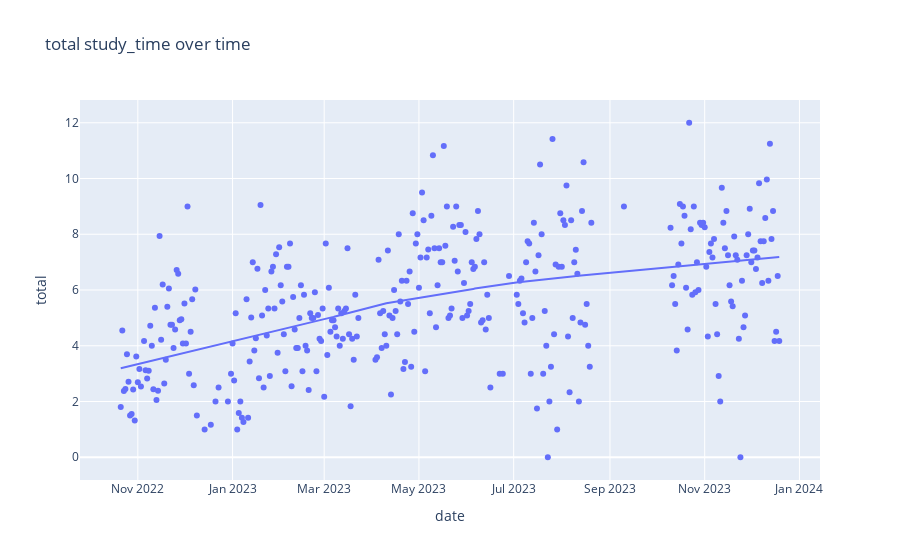

Notebook code cell kept with this figure:
### Code cell
px.scatter(clean_study, x='date',y='total', title='total study_time over time',trendline='lowess')

### Figure 1 — Plotly figure (JSON) as saved in the notebook; plotly's stock layout.template omitted (floating-point values rounded to 4 significant figures; data arrays with more than 128 entries replaced by an {"elided": "..."} marker saying what was removed)
{"data": [{"hovertemplate": "date=%{x}<br>total=%{y}<extra></extra>", "legendgroup": "", "marker": {"color": "#636efa", "symbol": "circle"}, "mode": "markers", "name": "", "orientation": "v", "showlegend": false, "type": "scatter", "x": {"elided": "335 str values"}, "xaxis": "x", "y": {"elided": "335 float values"}, "yaxis": "y"}, {"hovertemplate": "<b>LOWESS trendline</b><br><br>date=%{x}<br>total=%{y} <b>(trend)</b><extra></extra>", "legendgroup": "", "marker": {"color": "#636efa", "symbol": "circle"}, "mode": "lines", "name": "", "showlegend": false, "type": "scatter", "x": {"elided": "335 str values"}, "xaxis": "x", "y": {"elided": "335 float values"}, "yaxis": "y"}], "layout": {"legend": {"tracegroupgap": 0}, "title": {"text": "total study_time over time"}, "xaxis": {"anchor": "y", "domain": [0, 1], "title": {"text": "date"}}, "yaxis": {"anchor": "x", "domain": [0, 1], "title": {"text": "total"}}}}
